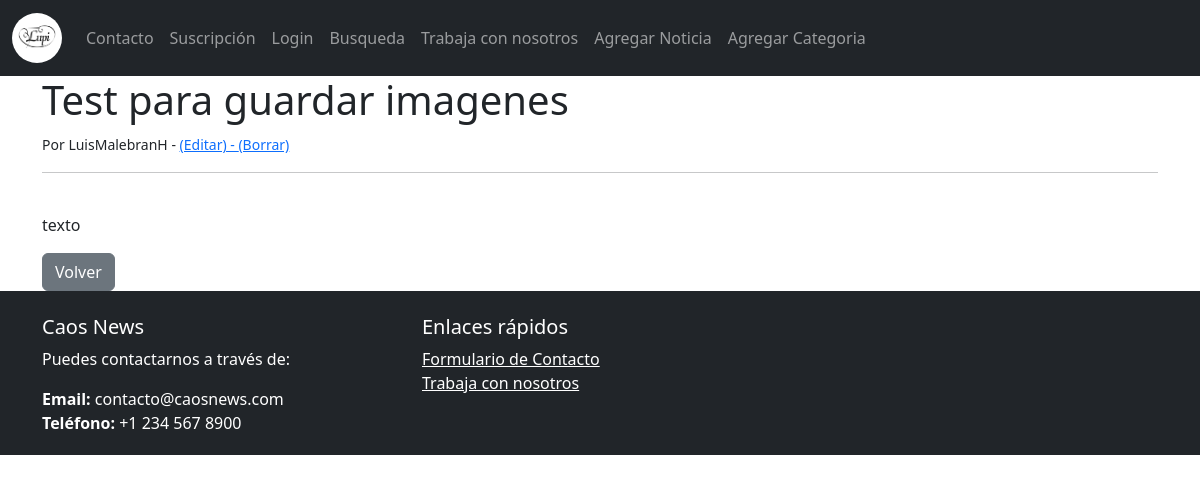
Page /SitioWebNoticiasCaos/noticia/9/ on the committed database.
### SitioWebNoticiasCaos/models.py (models this page shows, shortened)
class Articulo (models.Model):
    tituloArticulo = models.CharField(max_length=255)
    etiquetaTitulo = models.CharField(max_length=255, default="Noticias Caos")
    contenidoArticulo = RichTextField(blank=True, null=True)
    sinopsisArticulo = models.CharField(max_length=255)
    imagenArticulo = models.ImageField(upload_to = "img/", blank=True, null=True)
    fechaPublicacion = models.DateField(auto_now_add=True)
    usuarioAutor = models.ForeignKey(Autor, related_name='articulos_autor', on_delete=models.CASCADE)
    usuarioEditor = models.ForeignKey(Editor, related_name='articulos_editor', on_delete=models.CASCADE, blank=True, null=True)
    nombreCat = models.CharField(max_length=255, default="Sin Asignar")

class Autor (models.Model):
    usuarioAutor = models.OneToOneField(User, on_delete=models.CASCADE)
    priNomAutor = models.CharField(max_length=15)
    segNomAutor = models.CharField(max_length=15)
    apPaternoAutor = models.CharField(max_length=15)
    apMaternoAutor = models.CharField(max_length=15)
    fonoAutor = models.CharField(max_length=11)
    correoElectronico = models.CharField(max_length=40, default="example@email.com")
    def __str__(self):
        return str(self.usuarioAutor)

### SitioWebNoticiasCaos/views.py (the view)
# urls.py: path('noticia/<int:pk>/', DetalleNoticia.as_view(), name='pagina_noticia'),
class DetalleNoticia(DetailView):
    model = Articulo
    template_name = 'SitioWebNoticiasCaos/paginanoticia.html'

### SitioWebNoticiasCaos/templates/SitioWebNoticiasCaos/paginanoticia.html (shortened to what this page needs)
{% extends 'SitioWebNoticiasCaos/base_template.html' %}
{% block content %}
<body>
    <h1>{{ object.tituloArticulo }}</h1>
    <small>Por {{ object.usuarioAutor }} -  <a href="{% url 'editararticulo' object.pk %}">(Editar) - <a href="{% url 'borrarnoticia' object.pk %}">(Borrar) </a></small><br/>
    <hr>
    <br/>
    <div>{{object.contenidoArticulo|safe}}</div>
</body>
<a href="{% url 'indexprueba' %}" class="btn btn-secondary"> Volver</a>
{% endblock %}

### static/css/style.css (style rules this page uses)
body { position: relative; min-height: 100vh; }

### rows in the picture
Articulo: tituloArticulo "Test para guardar imagenes", usuarioAutor "LuisMalebranH", contenidoArticulo "texto"
